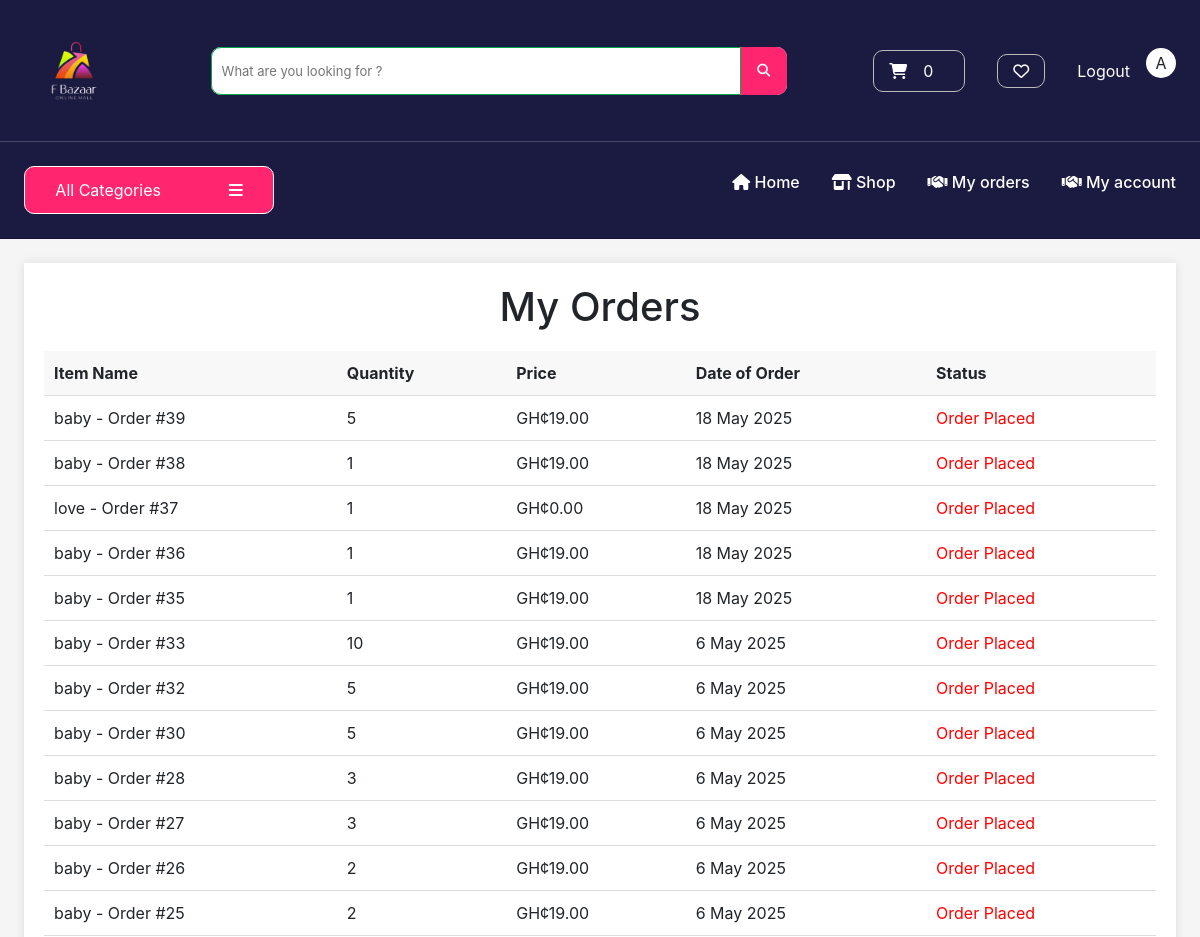
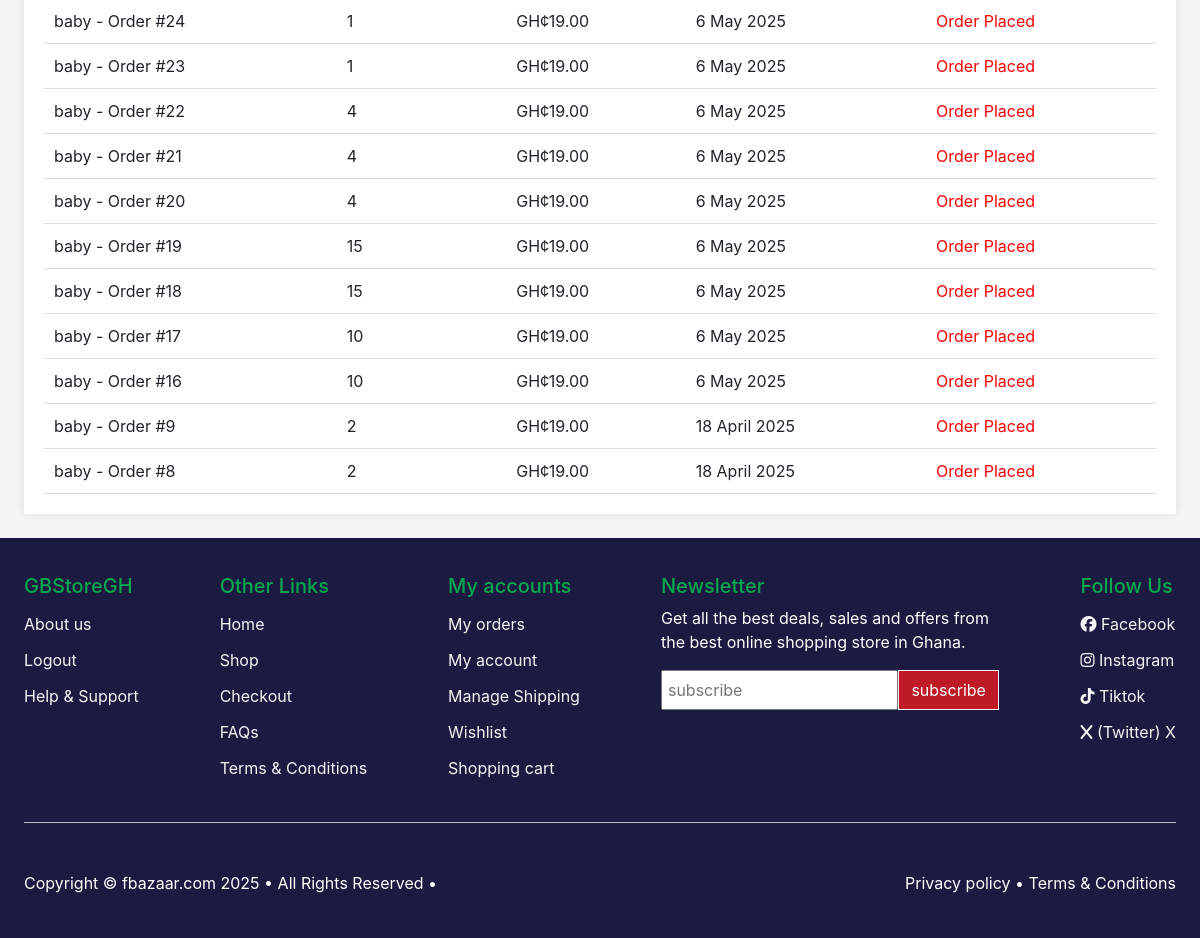
The app's page /users/my-orders/ (signed in) with its own data (2 pictures, top to bottom).
### payment/models.py (models this page shows, shortened)
class OrderItem(models.Model):
    payment = models.ForeignKey(Payment, related_name='items', on_delete=models.CASCADE, null=True, blank=True)
    order = models.ForeignKey(Order, on_delete=models.CASCADE)
    product = models.ForeignKey(Product, on_delete=models.CASCADE)
    quantity = models.PositiveBigIntegerField(default=1)
    price = models.DecimalField(max_digits=8, decimal_places=2)
    user = models.ForeignKey(User, on_delete=models.CASCADE, null=True, blank=True)
    date_added = models.DateTimeField(default=timezone.now)
    status = models.CharField(max_length=50, choices=CHOICES, default="Order Placed")
    class Meta:
        verbose_name_plural = 'Order Items'
        ordering = ['-date_added']

### store/models.py (models this page shows, shortened)
class Product(models.Model):
    category = models.ForeignKey(Category, related_name='product', on_delete=models.CASCADE)
    title = models.CharField(max_length=200)
    content = models.CharField(max_length=200, null=True)
    description1 = models.CharField(max_length=250, blank=True, default="")
    description2 = models.CharField(max_length=250, blank=True, default="")
    description3 = models.CharField(max_length=250, blank=True, default="")
    description4 = models.CharField(max_length=250, blank=True, default="")
    description5 = models.CharField(max_length=250, blank=True, default="")
    description6 = models.CharField(max_length=250, blank=True, default="")
    description7 = models.CharField(max_length=250, blank=True, default="")
    brand = models.CharField(max_length=100, default='un-branded')
    product_availability = models.CharField(max_length=20, choices=PRODUCT_AVAILABILITY, default='in stock')
    total_products = models.PositiveIntegerField(default=0)
    available_products = models.PositiveIntegerField(default=0)
    image1 = models.ImageField(upload_to='product1/img', default='default.jpg')
    image2 = models.ImageField(upload_to='product2/img', default='default.jpg')
    image3 = models.ImageField(upload_to='product3/img', default='default.jpg')
    normal_price = models.PositiveBigIntegerField(null=True)
    final_price = models.PositiveBigIntegerField()
    date_added = models.DateTimeField(auto_now_add=True)
    slug = models.SlugField(max_length=250, null=True)
    class Meta:
        verbose_name_plural = 'products'
        ordering = ['date_added',]

### users/views.py (the view)
# urls.py: path('my-orders/', views.track_orders, name='myOrder'),
@login_required(login_url='my-login')
def track_orders(request):
    if request.method == 'POST':
        email = request.POST['email']
        newletter = Newsletter(email=email)
        newletter.save()
        return redirect('index')
    try:
        orders = OrderItem.objects.filter(user=request.user)
        context = {'orders':orders, 'title':'Track orders'}
        return render(request, 'users/track-orders.html', context=context)
    except:
        return render(request, 'users/track-orders.html')

### cart/cart.py (called while the page is built)
    def __len__(self):
        return sum(item['qty'] for item in self.cart.values())

### cart/context_processors.py (called while the page is built)
def cart(request):
    return {'cart': Cart(request)}

### store/views.py (called while the page is built)
def categories(request):
    all_categories = Category.objects.all()
    return {'all_categories': all_categories}

### users/templates/users/track-orders.html (shortened to what this page needs)
{% extends 'store/base.html' %} {% load static %} {% block content %}
<div class="contain">
    <h1>My Orders</h1>
    <table class="orders-table">
        <thead>
            <tr>
                <th>Item Name</th>
                <th>Quantity</th>
                <th>Price</th>
                <th>Date of Order</th>
                <th>Status</th>
            </tr>
        </thead>
        <tbody>
            {% for order in orders %}
            <tr>
                <td>{{ order.product.content }} - Order #{{order.id}}</td>
                <td>{{ order.quantity }}</td>
                <td>GH¢{{ order.price }}</td>
                <td>{{ order.date_added|date:"j N o" }}</td>
                <td id="order-status">{{ order.status }}</td>
            </tr>
            {% endfor %}
        </tbody>
    </table>
</div>
{% endblock %}

### store/templates/store/base.html (shortened to what this page needs)
{% load static %}
<!DOCTYPE html>
<html lang="en">
  <head>
    <link rel="stylesheet" href="https://cdnjs.cloudflare.com/ajax/libs/font-awesome/6.5.0/css/all.min.css" />
    <link
      rel="stylesheet"
      href="https://cdn.jsdelivr.net/npm/bootstrap@4.0.0/dist/css/bootstrap.min.css"
    />
    <link rel="stylesheet" href="{% static 'store/styles.css' %}" />
    <link
      rel="stylesheet"
      href="https://cdnjs.cloudflare.com/ajax/libs/font-awesome/6.4.2/css/all.min.css"
    />
  </head>
  <body>
    <header class="headers">
    <div class="second-header">
        <div class="logo">
          <a href="  {% url 'index' %}">
            <img src="{% static 'store/img/fbazaar-bg.png' %}" alt="f bazzer" />
          </a>
        </div>
        <div class="search-cat">
          <form class="search-bar" action="{% url 'search' %}" role="search">
            <input type="text" name="search" id="" placeholder="What are you looking for ?"/>
            <button type="submit">   <i class="fa fa-search" aria-hidden="true"></i>
            </button>
      </form>
         </div>
      <div class="elements">
        <div class="shopping-cart">
          <a href="{% url 'cart' %}">
            <i class="fa-solid fa-cart-shopping" aria-hidden="true"></i>
            <div id="cart-qty" class="d-inline-flex">
              {% with qty_amount=cart|length %}
                {% if qty_amount > 0 %}
                  {{qty_amount}}
                {% else %}
                  0
                {% endif %}
              {% endwith %}
            </div>
            <br />
          </a>
        </div>
        <div class="wish">
          <a href="  {% url 'WishList' %}"><i class="fa-regular fa-heart"></i>
          </a>
        </div>
        <div class="accounts">
          {% if user.is_authenticated %}
          <div class="login logout">
            <a href="{% url 'user-logout' %}">Logout</a>
          </div>
          {% endif %}
        {% if request.user.is_authenticated %}
        {% if request.user.first_name %}
        <p class="welcome"> {{ request.user.first_name|slice:":1" }}</p>
        {% else %}
        <p class="welcome"> {{ request.user.username|slice:":1" }}</p>
        {% endif %}
        {% endif %}
        </div>
      </div>
      </div>
      <div class="third-header">
        <div class="nav-links">
          <div class="inner-links">
            <div class="categorys">
              <div class="cat-btns">
                <button class="all_cat">  All Categories
                  <i class="fa-solid fa-bars"></i>
                </button>
              </div>
            </div>
          <ul>
            <li>
              <a href="  {% url 'index' %}" href=""><i class="fa-solid fa-house"></i> Home</a>
            </li>
            <li>
              <a href="  {% url 'shop' %}"><i class="fa-solid fa-shop"></i> Shop</a>
            </li>
            <li>
              <a href="  {% url 'myOrder' %}"><i class="fa-solid fa-handshake"></i> My orders</a>
            </li>
            <li>
              <a href="  {% url 'dashboard' %}"><i class="fa-solid fa-handshake"></i> My account</a>
            </li>
          </ul>
          </div>
        </div>
      </div>
    </header>
    {% block content %}{% endblock %}
     <footer>
      <div class="footer">
        <div class="footer-col">
          <div class="head">
            <h5>
              GBStoreGH
            </h5>
            <li><a href="">About us</a></li>
            {% if user.is_authenticated %}
            <li><a href="{% url 'user-logout' %}">Logout</a></li>
            {% else %}
            <li><a href="{% url 'my-login' %}">Login</a></li>
            {% endif %}
            <li><a href="{% url 'contactUs' %}">Help & Support</a></li>
          </div>
        </div>
        <div class="footer-col">
          <div class="head">
            <h5>
             Other Links
            </h5>
            <li><a href="{% url 'index' %}">Home</a></li>
            <li><a href="{% url 'shop' %}">Shop</a></li>
            <li><a href="{% url 'checkout' %}">Checkout</a></li>
            <li><a href="{% url 'faQ' %}">FAQs</a></li>
            <li><a href="{% url 'terms' %}">Terms & Conditions</a></li>
          </div>
        </div>
        <div class="footer-col">
          <div class="head">
            <h5>
              My accounts
            </h5>
            <li><a href="{% url 'myOrder' %}">My orders</a></li>
            <li><a href="{% url 'dashboard' %}">My account</a></li>
            <li><a href="{% url 'manage-shipping' %}">Manage Shipping</a></li>
            <li><a href="{% url 'WishList' %}">Wishlist</a></li>
            <li><a href="{% url 'cart' %}">Shopping cart</a></li>
          </div>
        </div>
        <div class="footer-col">
          <div class="head">
            <h5>
            Newsletter
            </h5>
          </div>
          <p> Get all the best deals, sales and offers from <br> the best online shopping store in Ghana. </p>
           <form method="POST" class="news-letter">
            <input type="email" name="email" placeholder="subscribe">
            <button>subscribe</button>
           </form>
        </div>
        <div class="footer-col">
          <div class="head">
            <h5>
             Follow Us
            </h5>
            <li><a href="https://www.facebook.com/profile.php?id=61564297667896"><i class="fa-brands fa-facebook"></i> Facebook </a></li>
            <li><a href=""><i class="fa-brands fa-instagram"></i> Instagram </a></li>
            <li><a href="https://www.tiktok.com/@gbstoregh.com"><i class="fa-brands fa-tiktok"></i> Tiktok </a></li>
            <li><a href=""><i class="fa-brands fa-x"></i> (Twitter) X </a></li>
          </div>
        </div>
      </div>
      <div class="copy-right">
        <p>Copyright © fbazaar.com 2025 • All Rights Reserved • </p>
        <a href="{% url 'terms' %}">
          <p>Privacy policy • Terms & Conditions </p>
        </a>
      </div>
     </footer>
  </body>
</html>

### store/static/store/styles.css (style rules this page uses)
* { padding: 0; margin: 0; text-decoration: none; list-style: none; box-sizing: border-box; }
:root { --black: #000; --red: #bf1b26; --white: #fff; --green: #03a84e; --blueBlack: #232f3e; --blue:#1b1a41; --pink: #ff266f; }
button { cursor: pointer; border: solid 1px; }
header { background-color: var(--blue); }
header a { color: var(--black); font-size: 16px; }
body { background-color: #f5f5f5; }
.welcome { background-color: var(--white); display: flex; justify-content: center; align-items: center; width: 30px; height: 30px; border-radius: 50%; text-transform: uppercase; }
.accounts, .first-col { display: flex; justify-content: center; gap: 1rem; align-items: center; }
.accounts a { color: var(--white); }
.shopping-cart { border: solid 1px #bdbcbc; padding: 8px 15px; font-size: 13px; border-radius: 10px; }
.elements { display: flex; gap: 2rem; align-items: center; }
.shopping-cart a { display: flex; align-items: center; gap: 1rem; color: var(--white); }
.wish { border: solid 1px #bdbcbc; padding: 8px 15px; font-size: 13px; border-radius: 10px; }
.wish a { display: flex; align-items: center; gap: 1rem; color: var(--white); }
.shopping-cart i { color: var(--white); }
.second-header { padding: 5px 5%; display: flex; justify-content: space-between; gap: 1rem; align-items: center; transition: top 0.3s; z-index: 100; border-bottom: solid 1px rgba(255, 248, 248, 0.2); }
.logo a { color: var(--red); font-size: 1.5rem; }
.logo img { width: 100px; }
.search-cat { width: 100%; max-width: 50%; display: flex; background-color: #f2f3f7; font-size: 13px; border-radius: 10px; }
.search-bar { width: 100%; display: flex; }
.search-bar input { width: 100%; height: 6vh; outline: none; border: 1px solid; padding: 0 10px; background-color: var(--white); border: solid 1px #03a84e; border-bottom-left-radius: 10px; border-top-left-radius: 10px; }
.search-bar button { width: 50px; height: 6vh; border: none; cursor: pointer; outline: none; background-color: var(--pink); color: var(--white); border-bottom-right-radius: 10px; border-top-right-radius: 10px; }
.third-header { padding: 1% 5%; border-bottom: solid 1px rgba(0, 0, 0, 0.2); position: relative; width: 100%; }
.nav-links { display: flex; align-items: center; justify-content: space-between; gap: 3rem; }
.inner-links { width: 100%; display: flex; align-items: center; justify-content: space-between; gap: 3rem; }
.inner-links ul { display: flex; align-items: center; gap: 2rem; }
.nav-links a { font-size: 1rem; font-weight: 500; color: var(--white); }
.nav-links i { color: var(--white); font-weight: 900; }
.categorys { position: relative; width: 100%; max-width: 250px; }
.categorys button { width: 100%; background-color:var(--pink); height: 6vh; color: var(--white); outline: none; cursor: pointer; text-align: left; display: flex; gap: 2rem; align-items: center; padding: 0 5%; justify-content: space-around; border-radius: 10px; }
footer { background-color:var(--blue); color: var(--white); min-height: 50vh; }
.footer { margin: 3% 10%; display: flex; flex-wrap: wrap; gap: 2rem; justify-content: space-between; border-bottom: 1px solid #bdbcbc; padding: 3% 0; }
.head { color: var(--green); }
footer li { padding: 6px 0; }
.footer a { color: #f5f5f5; }
.copy-right { padding: 1% 10%; display: flex; flex-wrap: wrap; justify-content: space-between; }
.copy-right p { color: var(--white); }
.news-letter { width: 100%; display: flex; }
.news-letter input { width: 100%; max-width: 80%; padding: 5px; outline: #03a84e; height: 5vh; }
.news-letter button { width: 100%; max-width: 30%; outline: none; background-color: var(--red); color: var(--white); }
.contain { margin: 5% 10%; background-color: #fff; padding: 20px; box-shadow: 0 0 10px rgba(0, 0, 0, 0.1); }
h1 { text-align: center; margin-bottom: 20px; }
.orders-table { width: 100%; border-collapse: collapse; }
.orders-table th, .orders-table td { padding: 10px; text-align: left; border-bottom: 1px solid #ddd; }
.orders-table th { background-color: #f8f8f8; }
@media (max-width: 1280px) { .first-header, .checkout-form-containers, .second-header, .third-header, .page-header, .product-main-container, .cart-main-container, .copy-right, .contact-us-container, .faq-main { padding: 2% 2%; } }
@media (max-width: 1280px) { .contain, .contai, .footer { margin: 2%; } }

### records on screen
OrderItem: product.content "baby", id "39", quantity "5", price "19.00", date_added "18 May 2025", status "Order Placed"
OrderItem: product.content "baby", id "38", quantity "1", price "19.00", date_added "18 May 2025", status "Order Placed"
OrderItem: product.content "love", id "37", quantity "1", price "0.00", date_added "18 May 2025", status "Order Placed"
OrderItem: product.content "baby", id "36", quantity "1", price "19.00", date_added "18 May 2025", status "Order Placed"
OrderItem: product.content "baby", id "35", quantity "1", price "19.00", date_added "18 May 2025", status "Order Placed"
OrderItem: product.content "baby", id "33", quantity "10", price "19.00", date_added "6 May 2025", status "Order Placed"
OrderItem: product.content "baby", id "32", quantity "5", price "19.00", date_added "6 May 2025", status "Order Placed"
OrderItem: product.content "baby", id "30", quantity "5", price "19.00", date_added "6 May 2025", status "Order Placed"
OrderItem: product.content "baby", id "28", quantity "3", price "19.00", date_added "6 May 2025", status "Order Placed"
OrderItem: product.content "baby", id "27", quantity "3", price "19.00", date_added "6 May 2025", status "Order Placed"
OrderItem: product.content "baby", id "26", quantity "2", price "19.00", date_added "6 May 2025", status "Order Placed"
OrderItem: product.content "baby", id "25", quantity "2", price "19.00", date_added "6 May 2025", status "Order Placed"
OrderItem: product.content "baby", id "24", quantity "1", price "19.00", date_added "6 May 2025", status "Order Placed"
OrderItem: product.content "baby", id "23", quantity "1", price "19.00", date_added "6 May 2025", status "Order Placed"
OrderItem: product.content "baby", id "22", quantity "4", price "19.00", date_added "6 May 2025", status "Order Placed"
OrderItem: product.content "baby", id "21", quantity "4", price "19.00", date_added "6 May 2025", status "Order Placed"
OrderItem: product.content "baby", id "20", quantity "4", price "19.00", date_added "6 May 2025", status "Order Placed"
OrderItem: product.content "baby", id "19", quantity "15", price "19.00", date_added "6 May 2025", status "Order Placed"
OrderItem: product.content "baby", id "18", quantity "15", price "19.00", date_added "6 May 2025", status "Order Placed"
OrderItem: product.content "baby", id "17", quantity "10", price "19.00", date_added "6 May 2025", status "Order Placed"
OrderItem: product.content "baby", id "16", quantity "10", price "19.00", date_added "6 May 2025", status "Order Placed"
OrderItem: product.content "baby", id "9", quantity "2", price "19.00", date_added "18 April 2025", status "Order Placed"
OrderItem: product.content "baby", id "8", quantity "2", price "19.00", date_added "18 April 2025", status "Order Placed"

### other values on screen
{{ request.user.username|slice:":1" }} "A"
